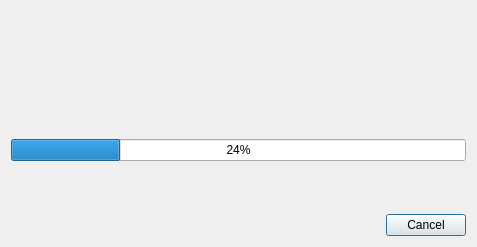
<?xml version="1.0" encoding="UTF-8"?>
<ui version="4.0">
 <class>BatchDialog</class>
 <widget class="QDialog" name="BatchDialog">
  <property name="geometry">
   <rect>
    <x>0</x>
    <y>0</y>
    <width>477</width>
    <height>247</height>
   </rect>
  </property>
  <property name="sizePolicy">
   <sizepolicy hsizetype="Preferred" vsizetype="Minimum">
    <horstretch>0</horstretch>
    <verstretch>0</verstretch>
   </sizepolicy>
  </property>
  <property name="windowTitle">
   <string>Progress</string>
  </property>
  <layout class="QVBoxLayout" name="verticalLayout">
   <item>
    <layout class="QHBoxLayout" name="horizontalLayout">
     <item>
      <spacer name="horizontalSpacer_2">
       <property name="orientation">
        <enum>Qt::Horizontal</enum>
       </property>
       <property name="sizeHint" stdset="0">
        <size>
         <width>40</width>
         <height>20</height>
        </size>
       </property>
      </spacer>
     </item>
     <item>
      <widget class="QLabel" name="majorLabel">
       <property name="font">
        <font>
         <pointsize>14</pointsize>
         <weight>75</weight>
         <bold>true</bold>
        </font>
       </property>
       <property name="text">
        <string/>
       </property>
      </widget>
     </item>
     <item>
      <spacer name="horizontalSpacer">
       <property name="orientation">
        <enum>Qt::Horizontal</enum>
       </property>
       <property name="sizeHint" stdset="0">
        <size>
         <width>40</width>
         <height>20</height>
        </size>
       </property>
      </spacer>
     </item>
    </layout>
   </item>
   <item>
    <layout class="QHBoxLayout" name="horizontalLayout_2">
     <item>
      <spacer name="horizontalSpacer_3">
       <property name="orientation">
        <enum>Qt::Horizontal</enum>
       </property>
       <property name="sizeHint" stdset="0">
        <size>
         <width>40</width>
         <height>20</height>
        </size>
       </property>
      </spacer>
     </item>
     <item>
      <widget class="QLabel" name="minorLabel">
       <property name="text">
        <string/>
       </property>
      </widget>
     </item>
     <item>
      <spacer name="horizontalSpacer_4">
       <property name="orientation">
        <enum>Qt::Horizontal</enum>
       </property>
       <property name="sizeHint" stdset="0">
        <size>
         <width>40</width>
         <height>20</height>
        </size>
       </property>
      </spacer>
     </item>
    </layout>
   </item>
   <item>
    <layout class="QHBoxLayout" name="horizontalLayout_3">
     <item>
      <spacer name="horizontalSpacer_5">
       <property name="orientation">
        <enum>Qt::Horizontal</enum>
       </property>
       <property name="sizeHint" stdset="0">
        <size>
         <width>40</width>
         <height>20</height>
        </size>
       </property>
      </spacer>
     </item>
     <item>
      <widget class="QLabel" name="statusLabel">
       <property name="font">
        <font>
         <pointsize>10</pointsize>
        </font>
       </property>
       <property name="text">
        <string/>
       </property>
      </widget>
     </item>
     <item>
      <spacer name="horizontalSpacer_6">
       <property name="orientation">
        <enum>Qt::Horizontal</enum>
       </property>
       <property name="sizeHint" stdset="0">
        <size>
         <width>40</width>
         <height>20</height>
        </size>
       </property>
      </spacer>
     </item>
    </layout>
   </item>
   <item>
    <spacer name="verticalSpacer_2">
     <property name="orientation">
      <enum>Qt::Vertical</enum>
     </property>
     <property name="sizeHint" stdset="0">
      <size>
       <width>20</width>
       <height>21</height>
      </size>
     </property>
    </spacer>
   </item>
   <item>
    <widget class="QProgressBar" name="progressBar">
     <property name="value">
      <number>24</number>
     </property>
    </widget>
   </item>
   <item>
    <spacer name="verticalSpacer">
     <property name="orientation">
      <enum>Qt::Vertical</enum>
     </property>
     <property name="sizeHint" stdset="0">
      <size>
       <width>20</width>
       <height>22</height>
      </size>
     </property>
    </spacer>
   </item>
   <item>
    <layout class="QHBoxLayout" name="horizontalLayout_4">
     <item>
      <spacer name="horizontalSpacer_7">
       <property name="orientation">
        <enum>Qt::Horizontal</enum>
       </property>
       <property name="sizeHint" stdset="0">
        <size>
         <width>40</width>
         <height>20</height>
        </size>
       </property>
      </spacer>
     </item>
     <item>
      <widget class="QPushButton" name="cancelButton">
       <property name="text">
        <string>Cancel</string>
       </property>
      </widget>
     </item>
    </layout>
   </item>
  </layout>
 </widget>
 <resources/>
 <connections/>
</ui>
